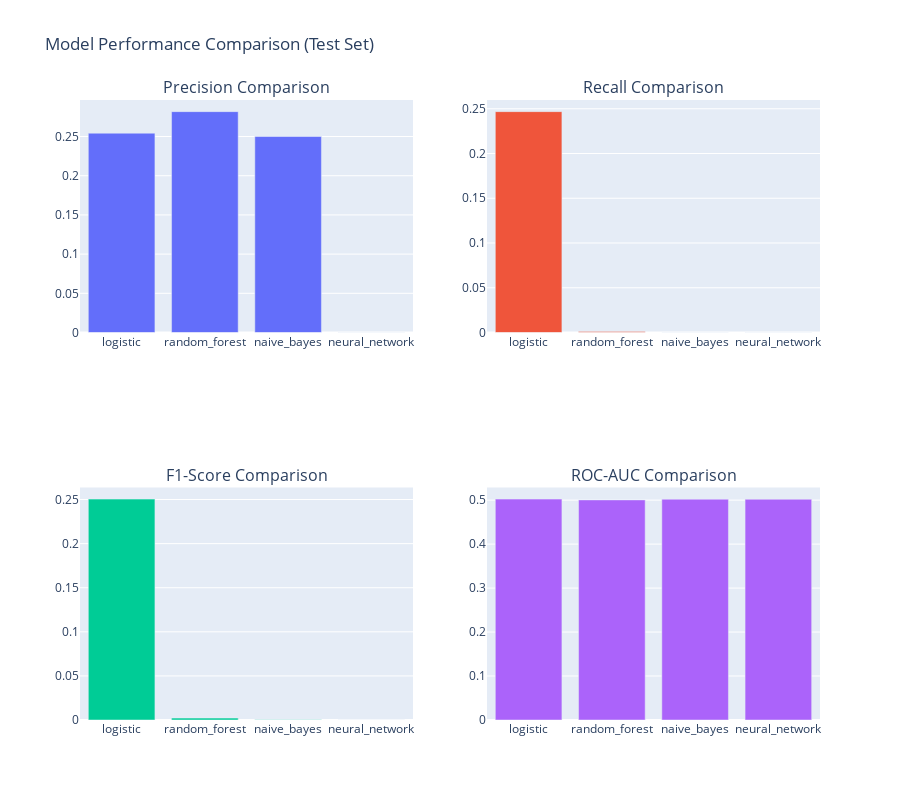

Write notebook code for a chart like this one.
### Code cell
# Create comprehensive results comparison
if evaluation_results:
    print("\n📈 MODEL PERFORMANCE COMPARISON")
    print("=" * 50)
    
    # Create results DataFrame
    results_data = []
    for model_name, results in evaluation_results.items():
        for split, metrics in results.items():
            row = {'Model': model_name, 'Split': split}
            row.update(metrics)
            results_data.append(row)
    
    results_df = pd.DataFrame(results_data)
    
    # Display results table
    print("\n📊 Detailed Results:")
    pivot_results = results_df.pivot_table(
        index='Model', 
        columns='Split', 
        values=['precision', 'recall', 'f1', 'roc_auc'],
        aggfunc='first'
    ).round(4)
    
    display(pivot_results)
    
    # Identify best model
    test_f1_scores = results_df[results_df['Split'] == 'test']['f1']
    best_model_idx = test_f1_scores.idxmax()
    best_model_name = results_df.loc[best_model_idx, 'Model']
    best_f1 = results_df.loc[best_model_idx, 'f1']
    
    print(f"\n🏆 Best Model: {best_model_name.upper()} (Test F1: {best_f1:.4f})")
    
    # Visualize results
    fig = make_subplots(
        rows=2, cols=2,
        subplot_titles=('Precision Comparison', 'Recall Comparison', 'F1-Score Comparison', 'ROC-AUC Comparison')
    )
    
    test_results = results_df[results_df['Split'] == 'test']
    
    # Precision
    fig.add_trace(go.Bar(x=test_results['Model'], y=test_results['precision'], name='Precision'), row=1, col=1)
    
    # Recall
    fig.add_trace(go.Bar(x=test_results['Model'], y=test_results['recall'], name='Recall'), row=1, col=2)
    
    # F1-Score
    fig.add_trace(go.Bar(x=test_results['Model'], y=test_results['f1'], name='F1-Score'), row=2, col=1)
    
    # ROC-AUC
    roc_auc_data = test_results.dropna(subset=['roc_auc'])
    fig.add_trace(go.Bar(x=roc_auc_data['Model'], y=roc_auc_data['roc_auc'], name='ROC-AUC'), row=2, col=2)
    
    fig.update_layout(height=800, title_text="Model Performance Comparison (Test Set)", showlegend=False)
    fig.show()

### Figure 1 — Plotly figure (JSON) as saved in the notebook; plotly's stock layout.template omitted (floating-point values rounded to 4 significant figures)
{"data": [{"name": "Precision", "type": "bar", "x": ["logistic", "random_forest", "naive_bayes", "neural_network"], "xaxis": "x", "y": [0.2542, 0.2818, 0.25, 0.0], "yaxis": "y"}, {"name": "Recall", "type": "bar", "x": ["logistic", "random_forest", "naive_bayes", "neural_network"], "xaxis": "x2", "y": [0.2468, 0.001072, 0.0001261, 0.0], "yaxis": "y2"}, {"name": "F1-Score", "type": "bar", "x": ["logistic", "random_forest", "naive_bayes", "neural_network"], "xaxis": "x3", "y": [0.2505, 0.002136, 0.0002521, 0.0], "yaxis": "y3"}, {"name": "ROC-AUC", "type": "bar", "x": ["logistic", "random_forest", "naive_bayes", "neural_network"], "xaxis": "x4", "y": [0.5023, 0.5005, 0.5022, 0.502], "yaxis": "y4"}], "layout": {"annotations": [{"font": {"size": 16}, "showarrow": false, "text": "Precision Comparison", "x": 0.225, "xanchor": "center", "xref": "paper", "y": 1, "yanchor": "bottom", "yref": "paper"}, {"font": {"size": 16}, "showarrow": false, "text": "Recall Comparison", "x": 0.775, "xanchor": "center", "xref": "paper", "y": 1, "yanchor": "bottom", "yref": "paper"}, {"font": {"size": 16}, "showarrow": false, "text": "F1-Score Comparison", "x": 0.225, "xanchor": "center", "xref": "paper", "y": 0.375, "yanchor": "bottom", "yref": "paper"}, {"font": {"size": 16}, "showarrow": false, "text": "ROC-AUC Comparison", "x": 0.775, "xanchor": "center", "xref": "paper", "y": 0.375, "yanchor": "bottom", "yref": "paper"}], "height": 800, "showlegend": false, "title": {"text": "Model Performance Comparison (Test Set)"}, "xaxis": {"anchor": "y", "domain": [0, 0.45]}, "xaxis2": {"anchor": "y2", "domain": [0.55, 1]}, "xaxis3": {"anchor": "y3", "domain": [0, 0.45]}, "xaxis4": {"anchor": "y4", "domain": [0.55, 1]}, "yaxis": {"anchor": "x", "domain": [0.625, 1]}, "yaxis2": {"anchor": "x2", "domain": [0.625, 1]}, "yaxis3": {"anchor": "x3", "domain": [0, 0.375]}, "yaxis4": {"anchor": "x4", "domain": [0, 0.375]}}}
